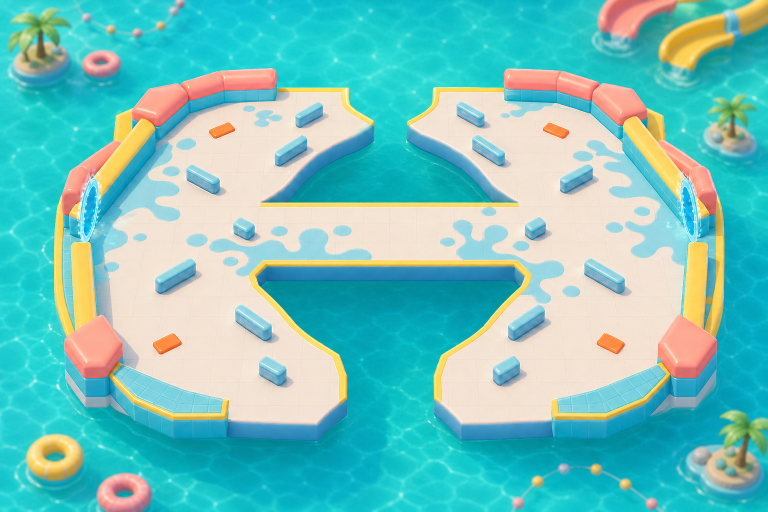
#> input picture docs/art-direction/references/twin_bays/twin_bays_splash_arena_selected_background.png, 1536 x 1024 px (shown at 1/2 size)
$ python build_twin_bays_concept_gap_triptych.py
#> lines starting #> are read from the running program, lines starting #| are printed output that depends on the picture
"""Build the Twin Bays concept/current/target comparison at one 16:9 frame."""

from __future__ import annotations

from pathlib import Path

from PIL import Image, ImageDraw, ImageFont


ROOT = Path(__file__).resolve().parents[1]
REFERENCE = (
    ROOT
    / "docs/art-direction/references/twin_bays"
    / "twin_bays_splash_arena_selected_background.png"
)
CURRENT = ROOT / "reports/twin_bays_art_v4/production/battle_1920x1080.png"
TARGET = ROOT / "docs/art-direction/concepts/twin_bays_art_v5_camera_target.png"
OUTPUT = ROOT / "reports/twin_bays_art_v5/concept_gap_triptych.png"
V5_CANDIDATE = (
    ROOT
    / "reports/twin_bays_art_v5/candidate"
    / "v5_drain_9_battle_1920x1080.png"
)
V5_COMPARISON_OUTPUT = ROOT / "reports/twin_bays_art_v5/v4_target_v5_runtime.png"
V6_CANDIDATE = (
    ROOT
    / "reports/twin_bays_art_v6/candidate"
    / "v6_drain_9_battle_1920x1080.png"
)
V6_COMPARISON_OUTPUT = ROOT / "reports/twin_bays_art_v6/v5_target_v6_runtime.png"
V7_CANDIDATE = (
    ROOT
    / "reports/twin_bays_art_v7/candidate"
    / "v7_drain_9_battle_1920x1080.png"
)
V7_COMPARISON_OUTPUT = ROOT / "reports/twin_bays_art_v7/v6_target_v7_runtime.png"
V8_CANDIDATE = (
    ROOT
    / "reports/twin_bays_art_v8/candidate"
    / "v8_drain_9_battle_1920x1080.png"
)
V8_COMPARISON_OUTPUT = ROOT / "reports/twin_bays_art_v8/v7_target_v8_runtime.png"
V9_CANDIDATE = (
    ROOT
    / "reports/twin_bays_art_v9/candidate"
    / "v9_drain_9_battle_1920x1080.png"
)
V9_COMPARISON_OUTPUT = ROOT / "reports/twin_bays_art_v9/v8_target_v9_runtime.png"
V10_CANDIDATE = (
    ROOT
    / "reports/twin_bays_art_v10/candidate"
    / "v10_drain_9_battle_1920x1080.png"
)
V10_COMPARISON_OUTPUT = ROOT / "reports/twin_bays_art_v10/v9_target_v10_runtime.png"
V5_OFFLINE_CANDIDATE = (
    ROOT
    / "assets/review/twin_bays_art_v5/candidate"
    / "twin_bays_art_v5_foreground.png"
)
V5_OFFLINE_COMPARISON_OUTPUT = (
    ROOT / "reports/twin_bays_art_v5/v4_target_v5_offline_candidate.png"
)

BACKGROUND = (11, 27, 42)
INK = (249, 240, 220)
MUTED = (143, 198, 207)
CORAL = (255, 137, 126)
GOLD = (255, 209, 68)


def font(size: int, bold: bool = False) -> ImageFont.FreeTypeFont | ImageFont.ImageFont:
    candidates = [
        Path("C:/Windows/Fonts/segoeuib.ttf" if bold else "C:/Windows/Fonts/segoeui.ttf"),
        Path("C:/Windows/Fonts/arialbd.ttf" if bold else "C:/Windows/Fonts/arial.ttf"),
    ]
    for candidate in candidates:
        if candidate.is_file():
            return ImageFont.truetype(str(candidate), size)
    return ImageFont.load_default()


def cover(path: Path, size: tuple[int, int]) -> Image.Image:
    image = Image.open(path).convert("RGB")
    scale = max(size[0] / image.width, size[1] / image.height)
    resized = image.resize(
        (round(image.width * scale), round(image.height * scale)),
        Image.Resampling.LANCZOS,
    )
    left = (resized.width - size[0]) // 2
    top = (resized.height - size[1]) // 2
    return resized.crop((left, top, left + size[0], top + size[1]))


def build_triptych(
    output: Path,
    title: str,
    subtitle: str,
    panels: list[tuple[str, Path, tuple[int, int, int]]],
    notes: list[str],
) -> None:
    cell = (640, 360)
    header = 104
    footer = 66
    canvas = Image.new("RGB", (cell[0] * 3, header + cell[1] + footer), BACKGROUND)
    draw = ImageDraw.Draw(canvas)

    draw.text((30, 17), title, font=font(34, True), fill=INK)
    draw.text(
        (30, 60),
        subtitle,
        font=font(21),
        fill=MUTED,
    )
    for index, (title, path, accent) in enumerate(panels):
        x = index * cell[0]
        canvas.paste(cover(path, cell), (x, header))
        draw.rectangle((x, header, x + cell[0] - 1, header + cell[1] - 1), outline=accent, width=4)
        draw.rounded_rectangle(
            (x + 18, header + 18, x + 360, header + 66),
            radius=12,
            fill=(8, 22, 35),
            outline=accent,
            width=2,
        )
        draw.text((x + 34, header + 29), title, font=font(21, True), fill=INK)

    for index, note in enumerate(notes):
        x = index * cell[0]
        draw.text((x + 24, header + cell[1] + 18), note, font=font(20, True), fill=panels[index][2])

    draw.line((cell[0], header, cell[0], header + cell[1]), fill=CORAL, width=3)
    draw.line((cell[0] * 2, header, cell[0] * 2, header + cell[1]), fill=GOLD, width=3)
    output.parent.mkdir(parents=True, exist_ok=True)
    canvas.save(output, optimize=False)
    print(output)


def main() -> None:
    build_triptych(
        OUTPUT,
        "TWIN BAYS - CONCEPT GAP RESET",
        "Original art language vs current production vs camera-matched implementation target",
        [
            ("ORIGINAL CONCEPT", REFERENCE, CORAL),
            ("CURRENT ART V4 - REJECTED", CURRENT, MUTED),
            ("NEW CAMERA TARGET", TARGET, GOLD),
        ],
        ["ART LANGUAGE", "TOO FLAT / TOO THIN", "SAME CAMERA + LAYOUT"],
    )
#> in build_triptych, `canvas = Image.new("RGB", (cell[0] * 3, header + cell[1] + footer), BA..`:
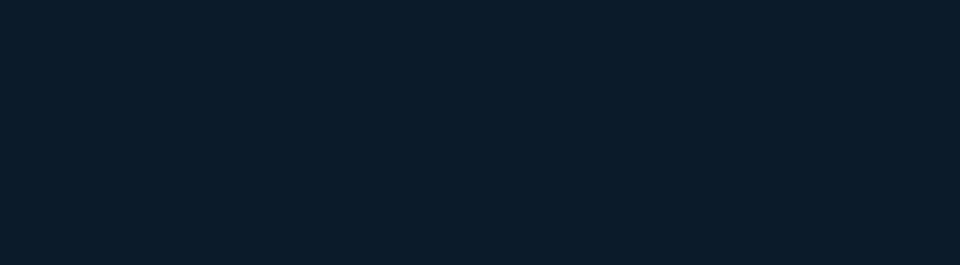
#> canvas: PIL image 1920x530 RGB (shown at 1/2 size); mean R, G, B 11, 27, 42
#> in cover, image is the input picture: PIL image 1536x1024 RGB; mean R, G, B 115.2, 194.8, 189.6
#> in cover, `resized = image.resize( (round(image.width * scale), round(image.heigh..`:
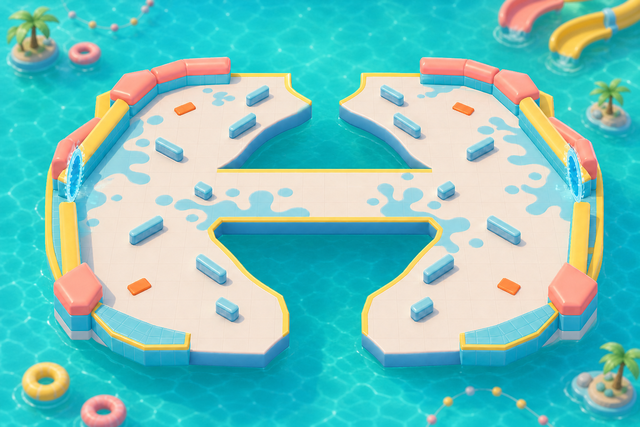
#> resized: PIL image 640x427 RGB; mean R, G, B 115.2, 194.8, 189.6
#> in cover, `return resized.crop((left, top, left + size[0], top + size[1]))`:
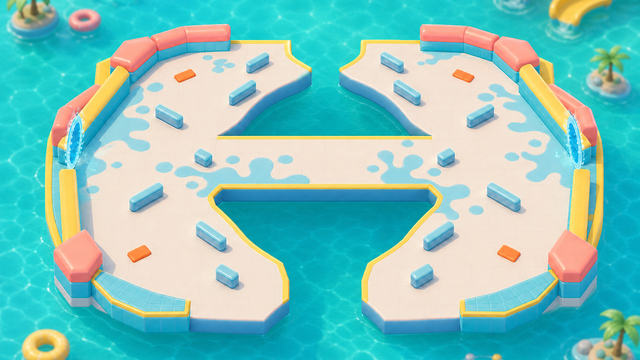
#> returned value: PIL image 640x360 RGB; mean R, G, B 126.6, 195.7, 189.6
#> in build_triptych, `canvas.paste(cover(path, cell), (x, header))`:
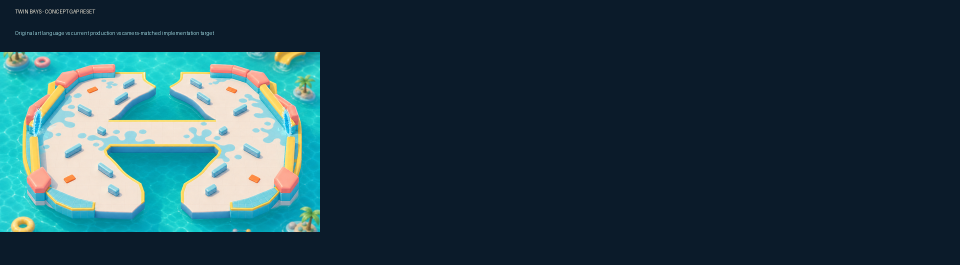
#> canvas: PIL image 1920x530 RGB (shown at 1/2 size); mean R, G, B 37.4, 65.4, 75.6
    if V5_CANDIDATE.is_file():
        build_triptych(
            V5_COMPARISON_OUTPUT,
            "TWIN BAYS - CAMERA TARGET IMPLEMENTATION",
            "Rejected production vs approved target vs isolated Art V5 runtime candidate",
            [
                ("ART V4 - REJECTED", CURRENT, MUTED),
                ("APPROVED TARGET", TARGET, GOLD),
                ("ART V5 - DRAIN 9s BATTLE", V5_CANDIDATE, CORAL),
            ],
            ["BEFORE", "VISUAL AUTHORITY", "CAMERA-MATCHED GODOT FRAME"],
        )
    if V5_CANDIDATE.is_file() and V6_CANDIDATE.is_file():
        build_triptych(
            V6_COMPARISON_OUTPUT,
            "TWIN BAYS - PROFESSIONAL FINISH PASS",
            "Retained Art V5 vs approved target vs isolated Art V6 runtime candidate",
            [
                ("ART V5 - RETAINED", V5_CANDIDATE, MUTED),
                ("APPROVED TARGET", TARGET, GOLD),
                ("ART V6 - FINISH CANDIDATE", V6_CANDIDATE, CORAL),
            ],
            ["CURRENT BEST", "VISUAL AUTHORITY", "NORMAL GAMEPLAY CAMERA"],
        )
    if V6_CANDIDATE.is_file() and V7_CANDIDATE.is_file():
        build_triptych(
            V7_COMPARISON_OUTPUT,
            "TWIN BAYS - BENCHMARK CORNER PASS",
            "Retained Art V6 vs approved target vs isolated Art V7 runtime candidate",
            [
                ("ART V6 - RETAINED", V6_CANDIDATE, MUTED),
                ("APPROVED TARGET", TARGET, GOLD),
                ("ART V7 - PORTAL RETAINED", V7_CANDIDATE, CORAL),
            ],
            ["PREVIOUS BEST", "VISUAL AUTHORITY", "NORMAL GAMEPLAY CAMERA"],
        )
    if V7_CANDIDATE.is_file() and V8_CANDIDATE.is_file():
        build_triptych(
            V8_COMPARISON_OUTPUT,
            "TWIN BAYS - WATER MASS AND LIGHT PASS",
            "Retained Art V7 vs approved target vs isolated Art V8 runtime candidate",
            [
                ("ART V7 - RETAINED", V7_CANDIDATE, MUTED),
                ("APPROVED TARGET", TARGET, GOLD),
                ("ART V8 - LOOK-DEV", V8_CANDIDATE, CORAL),
            ],
            ["CURRENT BEST", "VISUAL AUTHORITY", "NORMAL GAMEPLAY CAMERA"],
        )
    if V8_CANDIDATE.is_file() and V9_CANDIDATE.is_file():
        build_triptych(
            V9_COMPARISON_OUTPUT,
            "TWIN BAYS - SOFT CAP MODULE PASS",
            "Retained Art V8 vs approved target vs isolated Art V9 runtime candidate",
            [
                ("ART V8 - RETAINED", V8_CANDIDATE, MUTED),
                ("APPROVED TARGET", TARGET, GOLD),
                ("ART V9 - CURRENT BEST", V9_CANDIDATE, CORAL),
            ],
            ["PREVIOUS BEST", "VISUAL AUTHORITY", "NORMAL GAMEPLAY CAMERA"],
        )
    if V9_CANDIDATE.is_file() and V10_CANDIDATE.is_file():
        build_triptych(
            V10_COMPARISON_OUTPUT,
            "TWIN BAYS - MARGINAL RETURN STOP",
            "Retained Art V9 vs approved target vs isolated Art V10 final candidate",
            [
                ("ART V9 - RETAINED", V9_CANDIDATE, MUTED),
                ("APPROVED TARGET", TARGET, GOLD),
                ("ART V10 - FINAL CANDIDATE", V10_CANDIDATE, CORAL),
            ],
            ["PREVIOUS BEST", "VISUAL AUTHORITY", "NORMAL GAMEPLAY CAMERA"],
        )
    if V5_OFFLINE_CANDIDATE.is_file():
        build_triptych(
            V5_OFFLINE_COMPARISON_OUTPUT,
            "TWIN BAYS - ART V5 OFFLINE CANDIDATE",
            "Rejected production vs approved target vs latest deterministic Blender candidate",
            [
                ("ART V4 - REJECTED", CURRENT, MUTED),
                ("APPROVED TARGET", TARGET, GOLD),
                ("ART V5 - LATEST OFFLINE", V5_OFFLINE_CANDIDATE, CORAL),
            ],
            ["BEFORE", "VISUAL AUTHORITY", "LATEST CANDIDATE"],
        )
    print("TWIN_BAYS_CONCEPT_GAP_TRIPTYCH_PASS")


if __name__ == "__main__":
#> (the run stopped early here; a loop or call above may not have finished)
